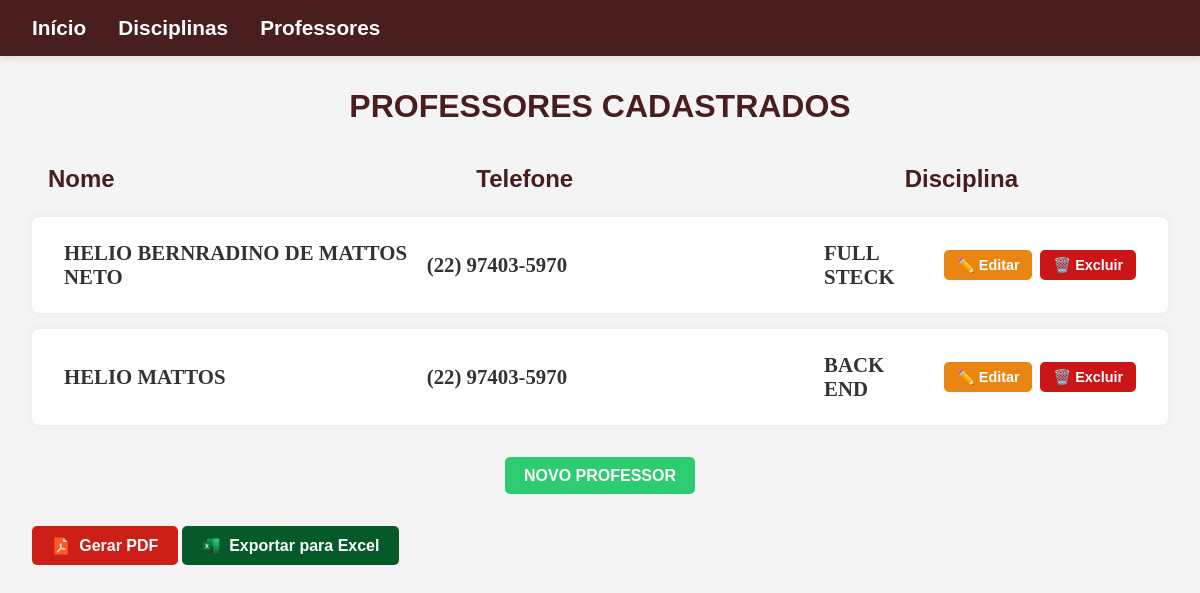
The page /professores/ on the database as committed earlier.
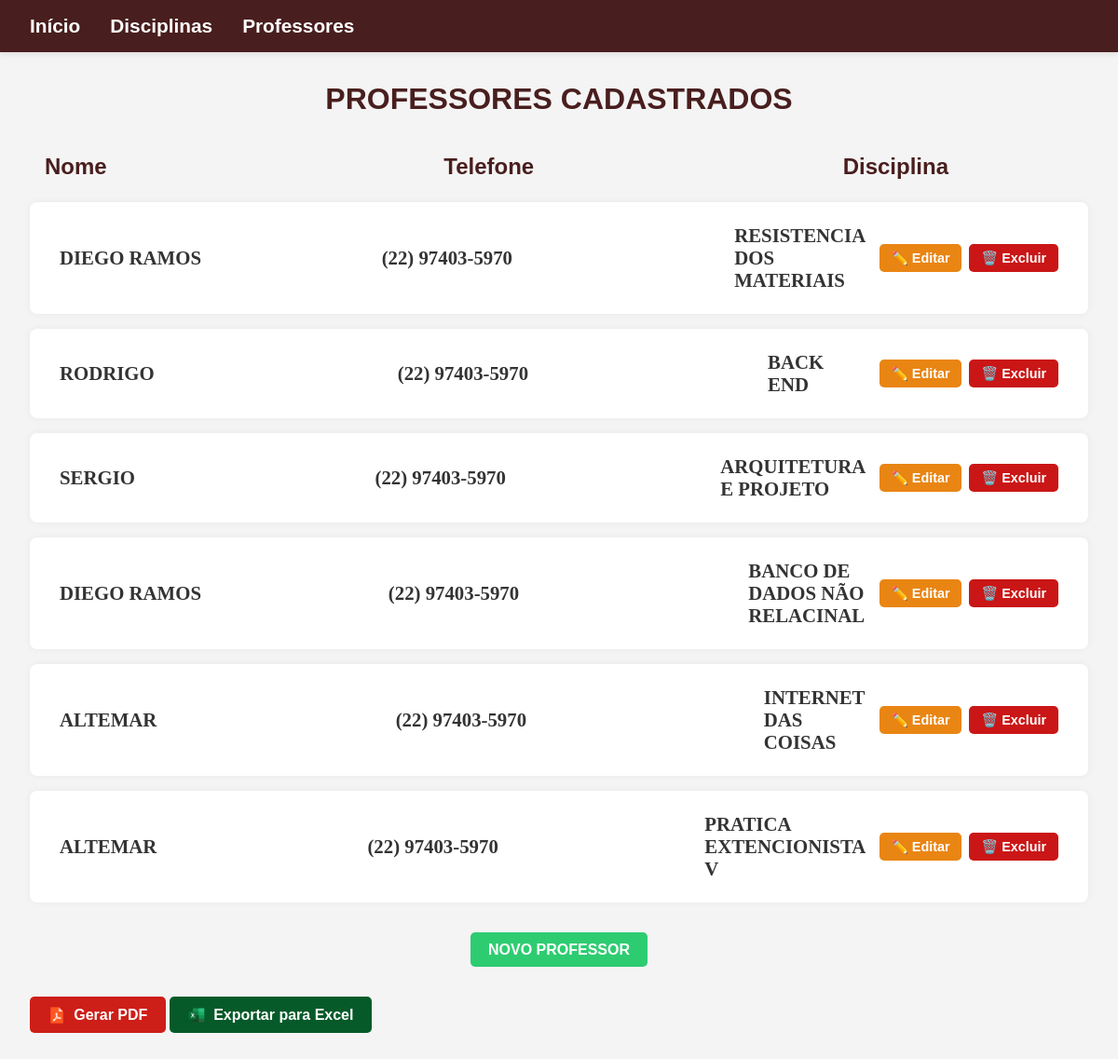
The same page on the database as committed later.
### professor/models.py (models this page shows, shortened)
class Professor(models.Model):
    nome = models.CharField(max_length=100, null=False, blank=False)
    telefone = models.CharField(max_length=11, null=False, blank=False)
    disciplina = models.ForeignKey(Gestao, on_delete=models.CASCADE, related_name='professores')

### gestaoescolar/models.py (models this page shows, shortened)
class Gestao(models.Model):
    disciplina = models.CharField(max_length=100)
    carga_horaria = models.CharField(max_length=50)

### professor/views.py (the view)
# urls.py: path('', ProfessorListView.as_view(), name='professor_list'),
class ProfessorListView(ListView):
    model = Professor
    template_name = 'professor/professor_list.html'

### professor/templatetags/format_filters.py (called while the page is built)
@register.filter
def formata_telefone(value):
    if not value:
        return ""
    value = ''.join(filter(str.isdigit, str(value)))
    if len(value) == 11:
        return f"({value[:2]}) {value[2:7]}-{value[7:]}"
    elif len(value) == 10:
        return f"({value[:2]}) {value[2:6]}-{value[6:]}"
    else:
        return value

### professor/templates/professor/professor_list.html (shortened to what this page needs)
{% load static %}
{% load format_filters %}
<!DOCTYPE html>
<html lang="pt-br">
<head>
    <link rel="stylesheet" href="{% static 'css/professor_list.css' %}">
</head>
<body>
    <nav class="menu-bar">
        <ul>
            <li><a href="{% url 'home' %}">Início</a></li>
            <li><a href="{% url 'gestao_list' %}">Disciplinas</a></li>
            <li><a href="{% url 'professor_list' %}">Professores</a></li>
        </ul>
    </nav>
    <h1>PROFESSORES CADASTRADOS</h1>
        <div class="cabecalho-lista2">
            <div class="coluna nome">Nome</div>
            <div class="coluna telefone">Telefone</div>
            <div class="coluna disciplina">Disciplina</div>
        </div>
    <ul>
    {% for professor in object_list %}
    <li class="disciplina-item2">
        <div class="conteudo">
            <div class="info">
                <div class="coluna nomes">{{ professor.nome }}</div>
                <div class="coluna telefones">{{ professor.telefone|formata_telefone }}</div>
                <div class="coluna disciplinas">{{ professor.disciplina.disciplina }}</div>
                <div class="coluna acoes">
                    <a href="{% url 'professor_update' professor.pk %}">✏️ Editar</a>
                    <a href="{% url 'professor_delete' professor.pk %}">🗑️ Excluir</a>
                </div>
            </div>
        </div>
    </li>
        {% empty %}
        <li><em>Nenhum professor cadastrado.</em></li>
        {% endfor %}
    </ul>
    <a href="{% url 'professor_create' %}" class="nova-tarefa">NOVO PROFESSOR</a>
     <a href="{% url 'professor_pdf' %}" class="btn-pdf" target="_blank">
        <img src="{% static 'icons/pdf.png' %}" alt="PDF" class="icon-img"> Gerar PDF
        </a>
    <a href="{% url 'exportar_excel' %}" class = "btn-excel" target ="blank">
    <img src="{% static 'icons/excel.png' %}" alt="PDF" class="icon-img"> Exportar para Excel
</a>
</body>
</html>

Rows that differ between the two databases and show on the page:
changed Professor: nome "HELIO BERNRADINO DE MATTOS NETO" → "DIEGO RAMOS"; disciplina.disciplina "FULL STECK" → "RESISTENCIA DOS MATERIAIS"
changed Professor "BACK END": nome "HELIO MATTOS" → "RODRIGO"
added Professor: nome "SERGIO", telefone "(22) 97403-5970", disciplina.disciplina "ARQUITETURA E PROJETO"
added Professor: nome "DIEGO RAMOS", telefone "(22) 97403-5970", disciplina.disciplina "BANCO DE DADOS NÃO RELACINAL"
added Professor: nome "ALTEMAR", telefone "(22) 97403-5970", disciplina.disciplina "INTERNET DAS COISAS"
added Professor: nome "ALTEMAR", telefone "(22) 97403-5970", disciplina.disciplina "PRATICA EXTENCIONISTA V"
